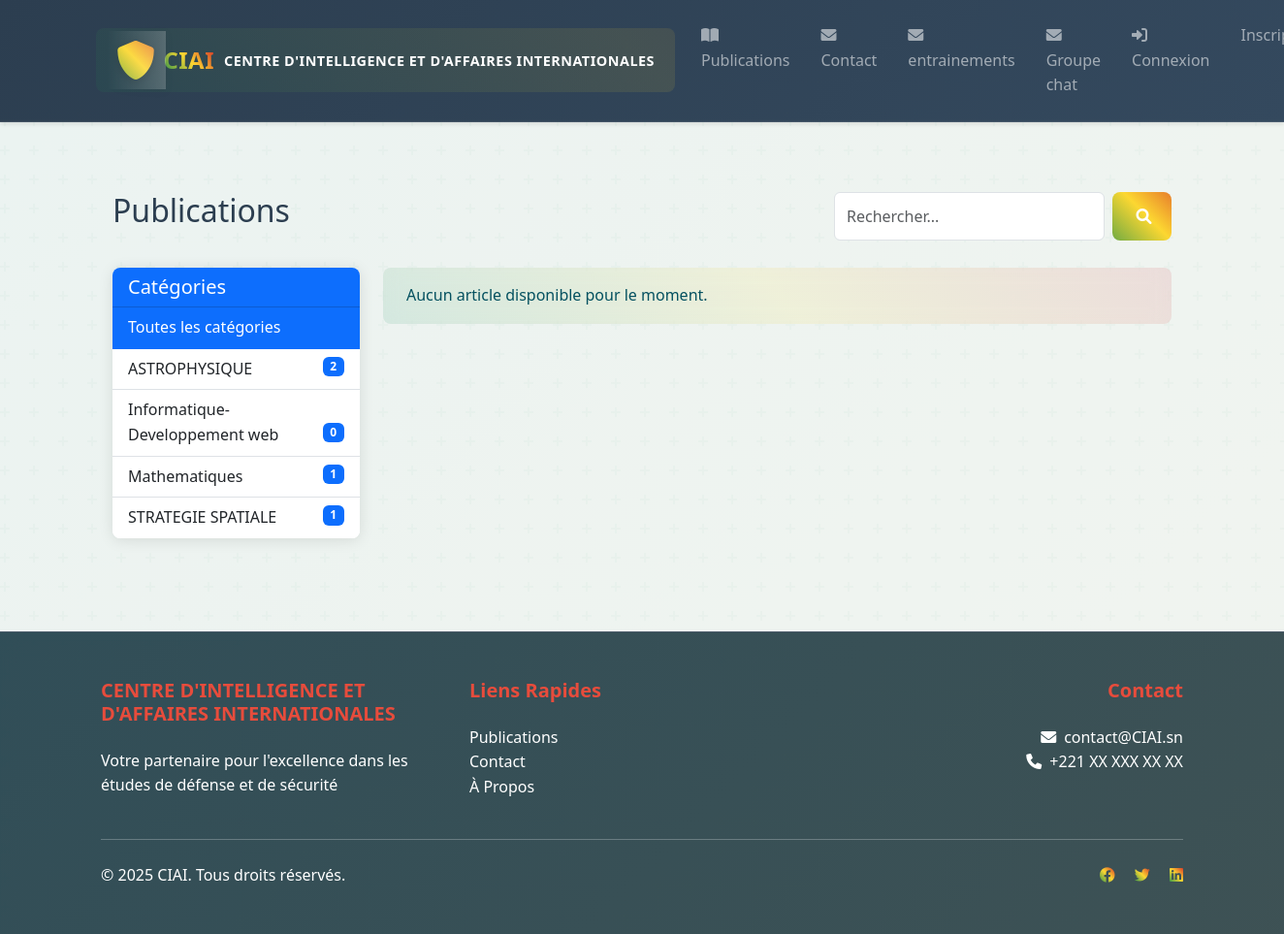
The app's page /articles/ with its own data.
### blog/models.py (models this page shows, shortened)
class Category(models.Model):
    name = models.CharField(max_length=100)
    slug = models.SlugField(unique=True, blank=True)
    description = models.TextField(blank=True)
    created_at = models.DateTimeField(auto_now_add=True)
    updated_at = models.DateTimeField(auto_now=True)
    class Meta:
        verbose_name_plural = "Categories"
        ordering = ['name']

### blog/views.py (the view)
# urls.py: path('articles/', views.ArticleListView.as_view(), name='article_list'),
class ArticleListView(ListView):
    model = Article
    template_name = 'blog/article_list.html'
    context_object_name = 'articles'
    paginate_by = 10
    def get_queryset(self):
        queryset = Article.objects.filter(
            status='published',
            published_at__lte=timezone.now()
        ).select_related('author', 'category').prefetch_related('tags')
        category_slug = self.kwargs.get('category_slug')
        if category_slug:
            queryset = queryset.filter(category__slug=category_slug)
        tag_slug = self.kwargs.get('tag_slug')
        if tag_slug:
            queryset = queryset.filter(tags__slug=tag_slug)
        search_query = self.request.GET.get('q')
        if search_query:
            queryset = queryset.filter(
                Q(title__icontains=search_query) |
                Q(content__icontains=search_query) |
                Q(author__username__icontains=search_query)
            ).distinct()
        return queryset.order_by('-published_at')
    def get_context_data(self, **kwargs):
        context = super().get_context_data(**kwargs)
        context['categories'] = Category.objects.all()
        context['search_query'] = self.request.GET.get('q', '')
        return context

### templates/blog/article_list.html (shortened to what this page needs)
{% extends "base.html" %}
{% load static %}
{% block content %}
<div class="container py-5">
    <div class="row mb-4">
        <div class="col-md-8">
            <h1 class="h2 mb-3">Publications</h1>
        </div>
        <div class="col-md-4">
            <form action="{% url 'blog:article_list' %}" method="get" class="d-flex">
                <input type="search" name="q" class="form-control me-2" placeholder="Rechercher..." value="{{ search_query }}">
                <button type="submit" class="btn btn-primary">
                    <i class="fas fa-search"></i>
                </button>
            </form>
        </div>
    </div>
    <div class="row">
        <div class="col-lg-3 mb-4">
            <div class="card">
                <div class="card-header bg-primary text-white">
                    <h5 class="card-title mb-0">Catégories</h5>
                </div>
                <div class="list-group list-group-flush">
                    <a href="{% url 'blog:article_list' %}" class="list-group-item list-group-item-action {% if not category %}active{% endif %}">
                        Toutes les catégories
                    </a>
                    {% for cat in categories %}
                        <a href="{% url 'blog:article_list_by_category' cat.slug %}"
                           class="list-group-item list-group-item-action {% if category.slug == cat.slug %}active{% endif %}">
                            {{ cat.name }}
                            <span class="badge bg-primary float-end">{{ cat.articles.count }}</span>
                        </a>
                    {% endfor %}
                </div>
            </div>
        </div>
        <div class="col-lg-9">
            {% if articles %}
                <div class="row">
                    {% for article in articles %}
                        <div class="col-md-6 mb-4">
                            <div class="card h-100 shadow-sm">
                                {% if article.image %}
                                    <img src="{{ article.image.url }}" class="card-img-top" alt="{{ article.title }}">
                                {% endif %}
                                <div class="card-body">
                                    <h5 class="card-title">
                                        <a href="{{ article.get_absolute_url }}" class="text-decoration-none text-dark">
                                            {{ article.title }}
                                        </a>
                                    </h5>
                                    <p class="card-text text-muted small">
                                        <i class="far fa-calendar-alt me-1"></i>{{ article.published_at|date:"d/m/Y" }}
                                        <i class="far fa-user ms-2 me-1"></i>{{ article.author.get_full_name|default:article.author.username }}
                                    </p>
                                    <p class="card-text">{{ article.content|truncatewords:30 }}</p>
                                </div>
                                <div class="card-footer bg-transparent">
                                    <div class="d-flex justify-content-between align-items-center">
                                        <a href="{{ article.get_absolute_url }}" class="btn btn-primary btn-sm">
                                            Lire la suite
                                        </a>
                                        {% if article.tags.all %}
                                            <div class="tags">
                                                {% for tag in article.tags.all %}
                                                    <a href="{% url 'blog:article_list_by_tag' tag.slug %}"
                                                       class="badge bg-secondary text-decoration-none">
                                                        #{{ tag.name }}
                                                    </a>
                                                {% endfor %}
                                            </div>
                                        {% endif %}
                                    </div>
                                </div>
                            </div>
                        </div>
                    {% endfor %}
                </div>
                {% if is_paginated %}
                    <nav aria-label="Page navigation" class="mt-4">
                        <ul class="pagination justify-content-center">
                            {% if page_obj.has_previous %}
                                <li class="page-item">
                                    <a class="page-link" href="?page=1{% if search_query %}&q={{ search_query }}{% endif %}" aria-label="First">
                                        <span aria-hidden="true">&laquo;&laquo;</span>
                                    </a>
                                </li>
                                <li class="page-item">
                                    <a class="page-link" href="?page={{ page_obj.previous_page_number }}{% if search_query %}&q={{ search_query }}{% endif %}" aria-label="Previous">
                                        <span aria-hidden="true">&laquo;</span>
                                    </a>
                                </li>
                            {% endif %}
                            {% for num in page_obj.paginator.page_range %}
                                {% if page_obj.number == num %}
                                    <li class="page-item active">
                                        <span class="page-link">{{ num }}</span>
                                    </li>
                                {% elif num > page_obj.number|add:'-3' and num < page_obj.number|add:'3' %}
                                    <li class="page-item">
                                        <a class="page-link" href="?page={{ num }}{% if search_query %}&q={{ search_query }}{% endif %}">{{ num }}</a>
                                    </li>
                                {% endif %}
                            {% endfor %}
                            {% if page_obj.has_next %}
                                <li class="page-item">
                                    <a class="page-link" href="?page={{ page_obj.next_page_number }}{% if search_query %}&q={{ search_query }}{% endif %}" aria-label="Next">
                                        <span aria-hidden="true">&raquo;</span>
                                    </a>
                                </li>
                                <li class="page-item">
                                    <a class="page-link" href="?page={{ page_obj.paginator.num_pages }}{% if search_query %}&q={{ search_query }}{% endif %}" aria-label="Last">
                                        <span aria-hidden="true">&raquo;&raquo;</span>
                                    </a>
                                </li>
                            {% endif %}
                        </ul>
                    </nav>
                {% endif %}
            {% else %}
                <div class="alert alert-info">
                    {% if search_query %}
                        Aucun article ne correspond à votre recherche "{{ search_query }}".
                    {% elif category %}
                        Aucun article dans la catégorie "{{ category.name }}".
                    {% elif tag %}
                        Aucun article avec le tag "{{ tag.name }}".
                    {% else %}
                        Aucun article disponible pour le moment.
                    {% endif %}
                </div>
            {% endif %}
        </div>
    </div>
</div>
{% endblock %}

### static/css/main.css (style rules this page uses)
:root { --primary-color: #2c3e50; --secondary-color: #063768; --accent-color: #e74c3c; --text-color: #333; --light-bg: #f8f9fa; --white: #ffffff; --gray-100: #f8f9fa; --gray-200: #e9ecef; --gray-300: #dee2e6; --gray-400: #ced4da; --gray-500: #adb5bd; --gray-600: #6c757d; --gray-700: #495057; --gray-800: #343a40; --gray-900: #212529; --dark-bg: #2c3e50; }
body { background-color: var(--light-bg); color: var(--text-color); font-family: 'Segoe UI', Tahoma, Geneva, Verdana, sans-serif; line-height: 1.6; min-height: 100vh; display: flex; flex-direction: column; }
.btn-primary { background-color: var(--accent-color); border-color: var(--accent-color); padding: 0.6rem 1.5rem; font-weight: 500; border-radius: 6px; transition: all 0.3s ease; }
.form-control { border-radius: 6px; border: 1px solid var(--gray-300); padding: 0.75rem; }
.card { border: none; border-radius: 12px; box-shadow: 0 2px 4px rgba(0,0,0,0.1); transition: transform 0.3s ease; }
.btn { padding: 0.5rem 1.5rem; font-weight: 500; border-radius: 0.5rem; }

### templates/base.html (style rules this page uses)
:root { --primary-color: #2c3e50; --secondary-color: #34495e; --accent-color: #e74c3c; --light-bg: #f8f9fa; --dark-bg: #2c3e50; --senegal-green: #008751; --senegal-yellow: #fcd731; --senegal-red: #CE1126; }
body { font-family: 'Segoe UI', Tahoma, Geneva, Verdana, sans-serif; background-color: var(--light-bg); color: var(--primary-color); min-height: 100vh; display: flex; flex-direction: column; position: relative; }
body::before { content: ''; position: fixed; top: 0; left: 0; width: 100%; height: 100%; background-size: 400% 400%, 60px 60px; animation: gradientFlow 15s ease infinite; z-index: -1; opacity: 0.5; }
.card { background-color: rgba(255, 255, 255, 0.95); backdrop-filter: blur(10px); border: none; box-shadow: 0 2px 15px rgba(0,0,0,0.1); transition: all 0.3s ease; border-radius: 0.5rem; overflow: hidden; animation: fadeInUp 0.5s ease-out; position: relative; }
.card::before { content: ''; position: absolute; top: 0; left: 0; width: 100%; height: 100%; background: linear-gradient(45deg, rgba(0, 135, 81, 0.1), rgba(252, 209, 22, 0.1), rgba(206, 17, 38, 0.1)); opacity: 0; transition: opacity 0.3s ease; }
.btn { position: relative; overflow: hidden; transition: all 0.3s ease; border-radius: 0.5rem; font-weight: 500; padding: 0.5rem 1.5rem; background: linear-gradient(45deg, var(--senegal-green), var(--senegal-yellow), var(--senegal-red)); background-size: 200% 200%; animation: gradientFlow 5s ease infinite; border: none; color: white; }
.btn::before { content: ''; position: absolute; top: 0; left: -100%; width: 100%; height: 100%; background: linear-gradient(90deg, transparent, rgba(255,255,255,0.2), transparent); transition: all 0.5s ease; }
.btn-primary { background-color: var(--accent-color); border-color: var(--accent-color); }
.alert { animation: fadeInUp 0.5s ease-out; border: none; border-radius: 0.5rem; padding: 1rem 1.5rem; margin-bottom: 1.5rem; background: linear-gradient(45deg, rgba(0, 135, 81, 0.1), rgba(252, 209, 22, 0.1), rgba(206, 17, 38, 0.1)); backdrop-filter: blur(10px); }

### records on screen
Category: name "ASTROPHYSIQUE", articles.count "2"
Category: name "Informatique-Developpement web", articles.count "0"
Category: name "Mathematiques", articles.count "1"
Category: name "STRATEGIE SPATIALE", articles.count "1"
